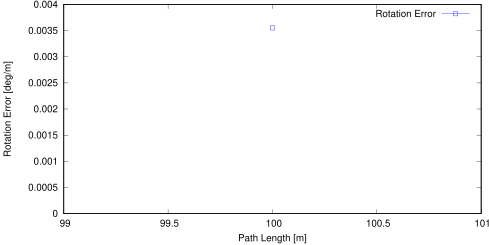

Reproduce this figure in gnuplot.
set term postscript eps enhanced color
set output "sub05_rl.eps"
set size ratio 0.5
set yrange [0:*]
set xlabel "Path Length [m]"
set ylabel "Rotation Error [deg/m]"
plot "sub05_rl.txt" using 1:($2*57.3) title 'Rotation Error' lc rgb "#0000FF" pt 4 w linespoints
